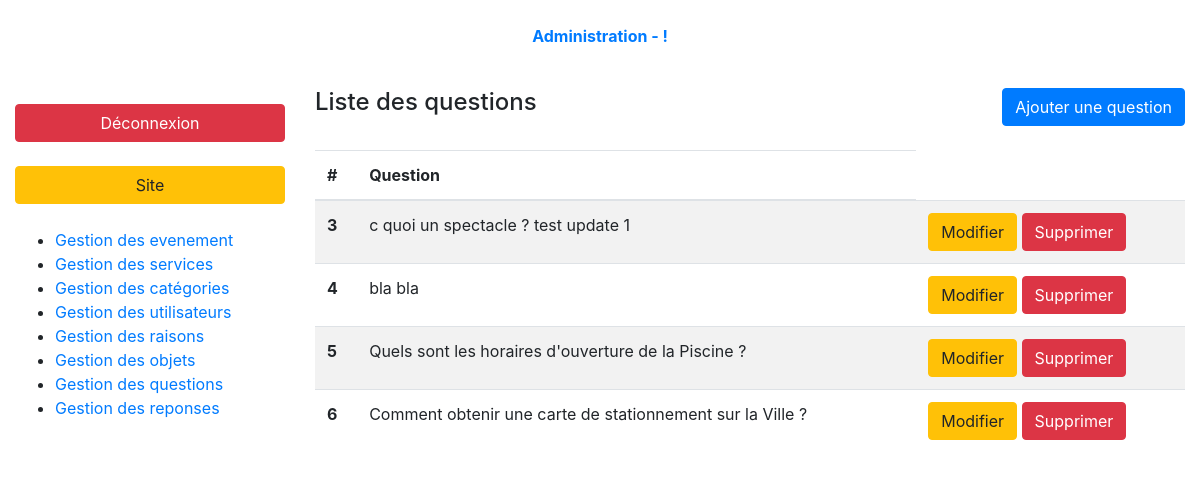
Page /index.php?page=admin-questions-list (signed in) on the earlier database version.
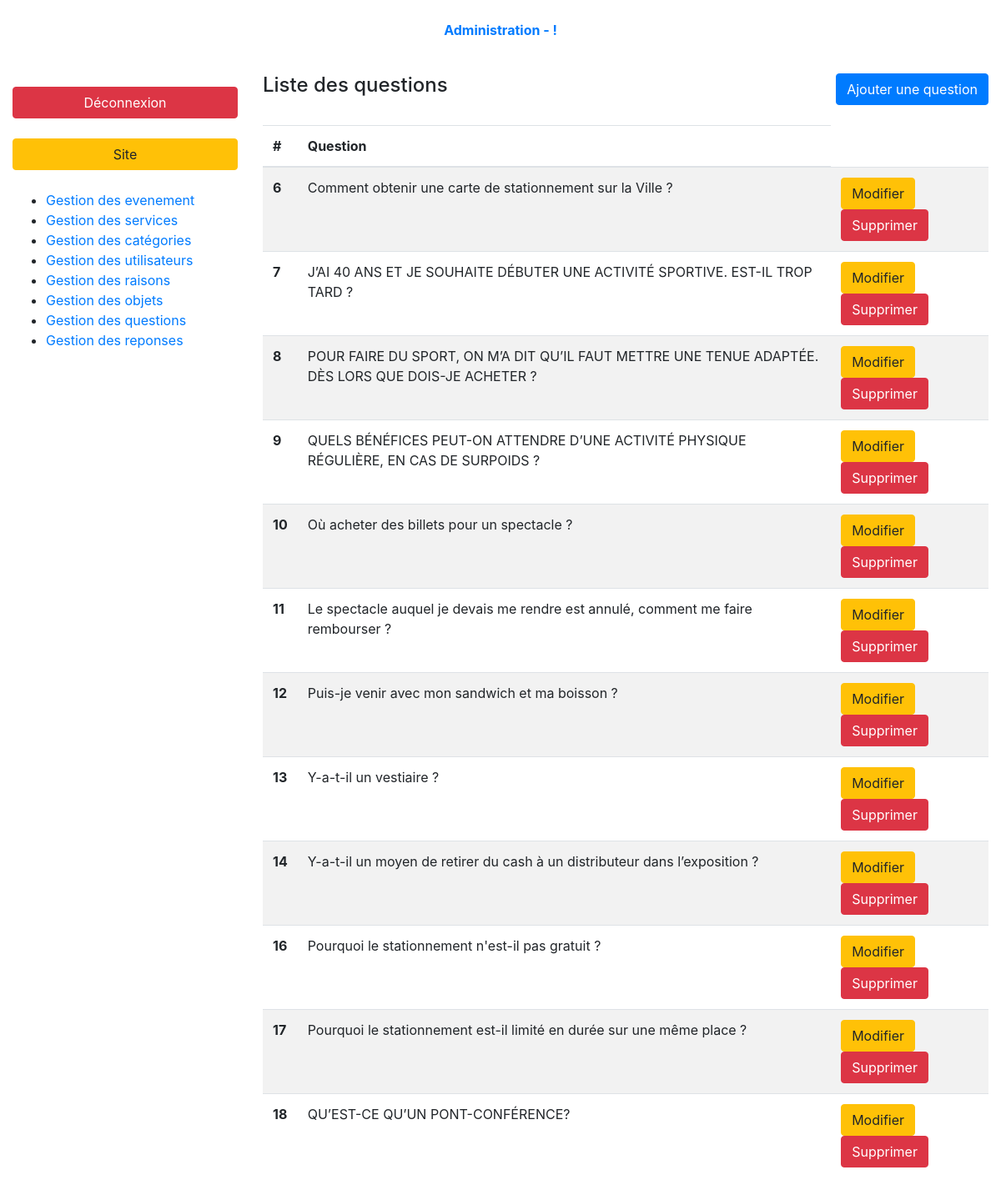
Same page on the later database version.
### tables this page shows
CREATE TABLE `faq_questions` (
  `id` int(10) UNSIGNED NOT NULL,
  `question` text NOT NULL,
  `category_id` int(10) UNSIGNED NOT NULL
);

### controller/backend/questions.php (called while the page is built, shortened)
<?php
require_once ('././model/questions.php');
function questionsList(){
    $questions = getQuestions(FALSE);
    require_once './views/backend/questionsList.php';
}

### model/questions.php (called while the page is built, shortened)
<?php
function getQuestions($questionId = FALSE)
{
    $db = dbConnect();
    $queryString = 'SELECT *';
    $queryString .= ' FROM faq_questions';
    $query = $db->prepare($queryString);
    if (!$questionId){
        $query->execute();
        return $query->fetchAll();
    }
    else{
        $query->execute(['id' => $questionId]);
        return $query->fetch(PDO::FETCH_ASSOC);
    }
}

### views/backend/questionsList.php (the view, shortened to what this page needs)
<div class="container-fluid">
    <?php require '././partials/backend/header.php'; ?>
    <div class="row my-3 index-content">
        <?php require '././partials/backend/nav.php'; ?>
        <section class="col-9">
            <header class="pb-4 d-flex justify-content-between">
                <h4>Liste des questions</h4>
                <a class="btn btn-primary" href="index.php?page=admin-questions-form">Ajouter une question</a>
            </header>
            <table class="table table-striped">
                <thead>
                <tr>
                    <th>#</th>
                    <th>Question</th>
                </tr>
                </thead>
                <tbody>
                <?php foreach($questions as $question): ?>
                    <tr>
                        <th><?= $question['id'];?></th>
                        <td><?= $question['question'];?></td>
                        <td>
                            <a href="index.php?page=admin-questions-form&question-id=<?= $question['id'];?>&action=edit" class="btn btn-warning">Modifier</a>
                            <a onclick="return confirm('Are you sure?')" href="index.php?page=admin-questions-list&question-id=<?= $question['id'];?>&action=delete" class="btn btn-danger">Supprimer</a>
                        </td>
                    </tr>
                <?php endforeach; ?>
                </tbody>
            </table>
        </section>
    </div>
</div>
<?php $content = ob_get_clean(); ?>
<?php require 'layout.php'; ?>

### partials/backend/header.php
<header class="row mb-3 main-header">
    <div class="col py-4 text-center">
        <a href="index.php?page=admin"><b>Administration - !</b></a>
    </div>
</header>

### partials/backend/nav.php
<nav class="col-3 py-2 categories-nav">
    <a class="d-block btn btn-danger mb-4 mt-2" href="/index.php?logout">Déconnexion</a>
    <a class="d-block btn btn-warning mb-4 mt-2" href="/index.php">Site</a>
    <ul>
        <li><a href="index.php?page=admin-events-list">Gestion des evenement </a></li>
        <li><a href="index.php?page=admin-services-list">Gestion des services </a></li>
        <li><a href="index.php?page=admin-categories-list">Gestion des catégories </a></li>
        <li><a href="index.php?page=admin-users-list">Gestion des utilisateurs </a></li>
        <li><a href="index.php?page=admin-reasons-list">Gestion des raisons </a></li>
        <li><a href="index.php?page=admin-objects-list">Gestion des objets </a></li>
        <li><a href="index.php?page=admin-questions-list">Gestion des questions </a></li>
        <li><a href="index.php?page=admin-responses-list">Gestion des reponses </a></li>
    </ul>
</nav>

### index.php (shortened to what this page needs)
<?php
try{
    if(isset($_GET['page'])){
        switch ($_GET['page']) {
            case 'admin-questions-list':
                require 'controller/backend/questions.php';
                questionsList();
                break;
        }
    }
}
catch (Exception $e){
    echo 'Erreur : ' . $e->getMessage();
}

### views/backend/layout.php (shortened to what this page needs)
<!doctype html>
<html lang="fr">
<head>
    <?php require './partials/backend/headAssets.php'; ?>
</head>
    <body>
        <?= $content ?>
    </body>
</html>

### partials/backend/headAssets.php (shortened to what this page needs)
<link rel="stylesheet" href="https://maxcdn.bootstrapcdn.com/bootstrap/4.0.0-alpha.6/css/bootstrap.min.css">

Differences in the rows shown:
removed faq_questions: id "3", question "c quoi un spectacle ? test update 1"
removed faq_questions: id "4", question "bla bla"
removed faq_questions: id "5", question "Quels sont les horaires d'ouverture de la Piscine ?"
added faq_questions: id "7", question "J’AI 40 ANS ET JE SOUHAITE DÉBUTER UNE ACTIVITÉ SPORTIVE. EST-IL TROP TARD ?"
added faq_questions: id "8", question "POUR FAIRE DU SPORT, ON M’A DIT QU’IL FAUT METTRE UNE TENUE ADAPTÉE. DÈS LORS QUE DOIS-JE ACHETER ?"
added faq_questions: id "9", question "QUELS BÉNÉFICES PEUT-ON ATTENDRE D’UNE ACTIVITÉ PHYSIQUE RÉGULIÈRE, EN CAS DE SURPOIDS ?"
added faq_questions: id "10", question "Où acheter des billets pour un spectacle ?"
added faq_questions: id "11", question "Le spectacle auquel je devais me rendre est annulé, comment me faire rembourser ?"
added faq_questions: id "12", question "Puis-je venir avec mon sandwich et ma boisson ?"
added faq_questions: id "13", question "Y-a-t-il un vestiaire ?"
added faq_questions: id "14", question "Y-a-t-il un moyen de retirer du cash à un distributeur dans l’exposition ?"
added faq_questions: id "16", question "Pourquoi le stationnement n'est-il pas gratuit ?"
added faq_questions: id "17", question "Pourquoi le stationnement est-il limité en durée sur une même place ?"
added faq_questions: id "18", question "QU’EST-CE QU’UN PONT-CONFÉRENCE?"
